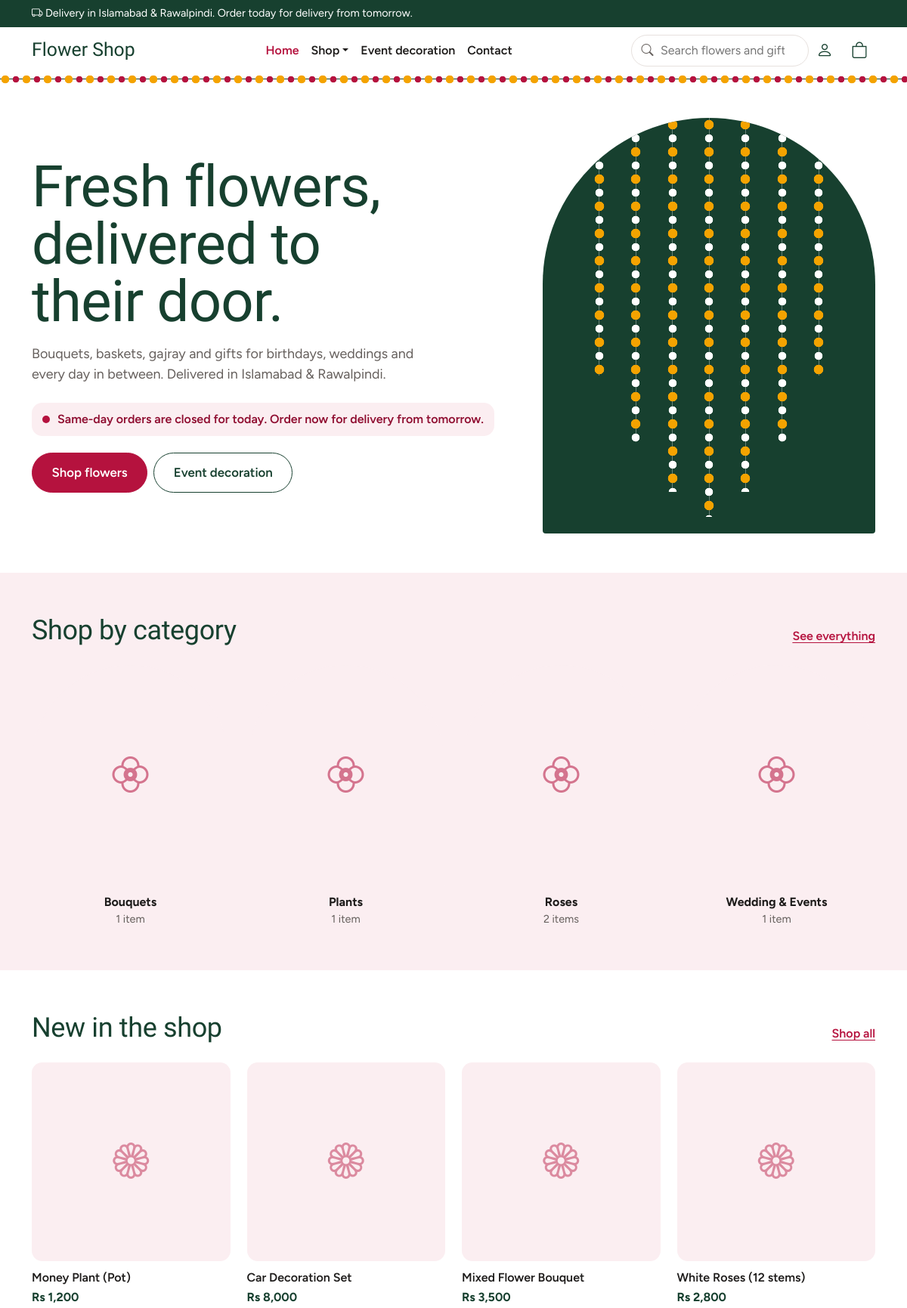
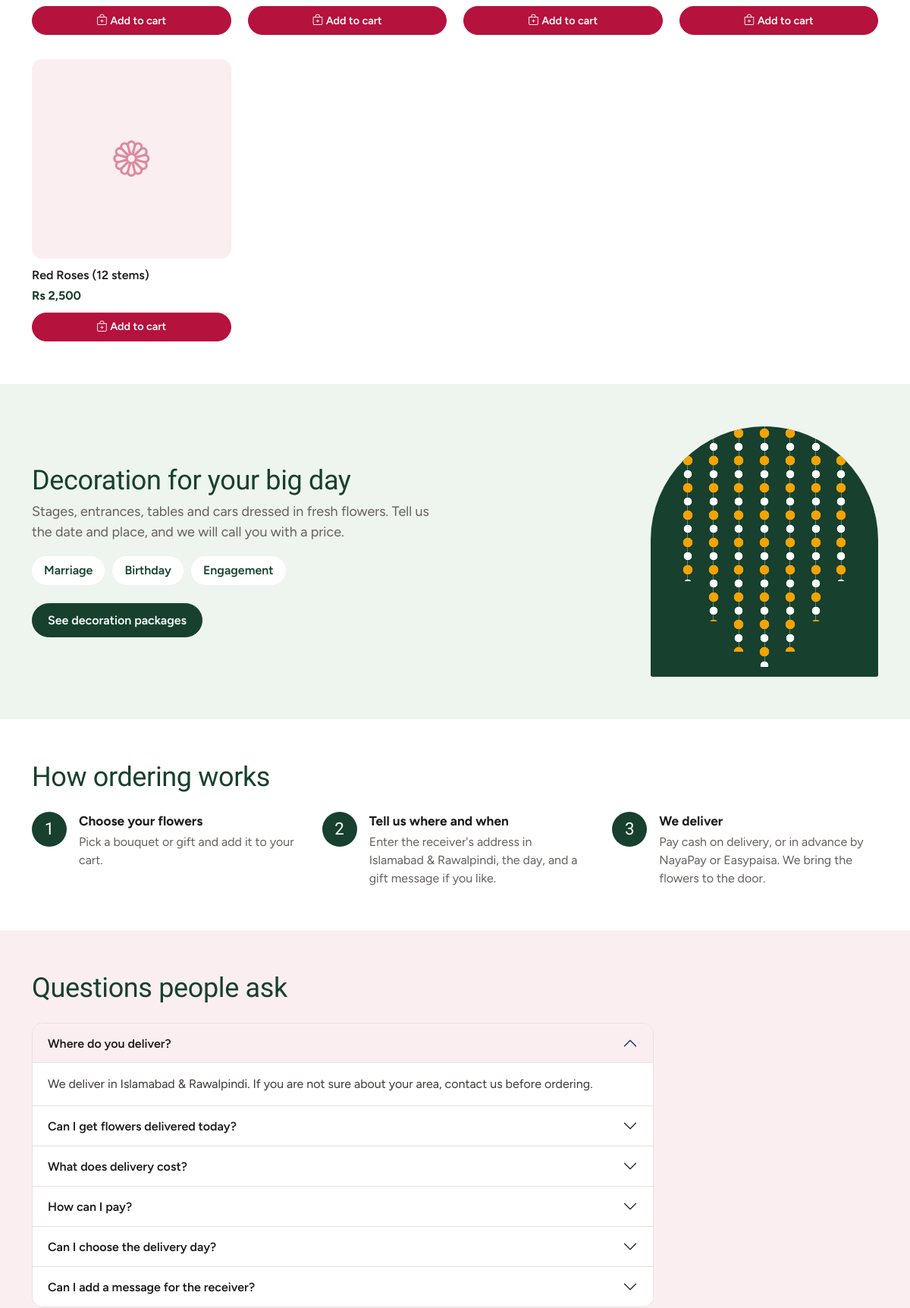
The page / (upper part) on the database its author committed (2 pictures, top to bottom).
### tables this page shows
CREATE TABLE categories (
  id         INT AUTO_INCREMENT PRIMARY KEY,
  name       VARCHAR(80) NOT NULL UNIQUE,
  is_active  TINYINT(1) NOT NULL DEFAULT 1,
  image      VARCHAR(255) NULL                   
);

CREATE TABLE flowers (
  id           INT AUTO_INCREMENT PRIMARY KEY,
  category_id  INT NULL,
  name         VARCHAR(120) NOT NULL,
  description  TEXT,
  price        DECIMAL(10,2) NOT NULL,            
  image        VARCHAR(255) NOT NULL,             
  stock        INT NOT NULL DEFAULT 0,
  same_day_available TINYINT(1) NOT NULL DEFAULT 1,  
  is_active    TINYINT(1) NOT NULL DEFAULT 1,     
  created_at   TIMESTAMP DEFAULT CURRENT_TIMESTAMP,
  old_price    DECIMAL(10,2) NULL,                
  is_featured  TINYINT(1) NOT NULL DEFAULT 0,     
  FOREIGN KEY (category_id) REFERENCES categories(id) ON DELETE SET NULL
);

### config/notify.php (called while the page is built, shortened)
<?php
function delivery_cities(array $settings): array
{
    $raw = $settings['delivery_cities'] ?? 'Islamabad, Rawalpindi';
    return array_values(array_filter(array_map('trim', explode(',', $raw))));
}

### config/orders.php (called while the page is built, shortened)
<?php
function same_day_cities(array $settings): array
{
    return array_values(array_filter(array_map('trim', explode(',', $settings['same_day_cities'] ?? ''))));
}

### site/_init.php (the view, shortened to what this page needs)
<?php
require_once __DIR__ . '/../config/notify.php';
require_once __DIR__ . '/../config/orders.php';
function e($value): string
{
    return htmlspecialchars((string) $value, ENT_QUOTES, 'UTF-8');
}
function rs($amount): string
{
    return 'Rs ' . number_format((float) $amount);
}
function url(string $path = ''): string
{
    return BASE_PATH . ltrim($path, '/');
}
function photo(?string $path): string
{
    return ($path && is_file(__DIR__ . '/../' . $path)) ? url($path) : '';
}
function shop_categories(PDO $pdo): array
{
    static $cats = null;
    if ($cats === null) {
        $cats = $pdo->query(
            "SELECT c.*, (SELECT COUNT(*) FROM flowers f WHERE f.category_id = c.id AND f.is_active = 1) AS item_count
             FROM categories c WHERE c.is_active = 1 ORDER BY c.name"
        )->fetchAll();
    }
    return $cats;
}
function same_day_status(array $settings): array
{
    $cutoff = $settings['same_day_cutoff_time'] ?? '14:00';
    $left   = (int) floor((strtotime(date('Y-m-d') . ' ' . $cutoff) - time()) / 60);
    return [
        'open'         => $left > 0,
        'minutes_left' => max(0, $left),
        'cutoff_label' => date('g:i A', strtotime($cutoff)),
        'cities'       => same_day_cities($settings),
    ];
}
function product_card(array $f): string
{
    $img   = photo($f['image']);
    $link  = url('product.php?id=' . (int) $f['id']);
    $old   = (float) ($f['old_price'] ?? 0);
    $price = (float) $f['price'];
    $sale  = $old > $price;
    $out   = (int) $f['stock'] < 1;
    ob_start(); ?>
    <article class="product">
      <a class="product-photo" href="<?= $link ?>" aria-label="<?= e($f['name']) ?>">
        <?php if ($img): ?>
          <img src="<?= e($img) ?>" alt="<?= e($f['name']) ?>" loading="lazy">
        <?php else: ?>
          <span class="no-photo"><i class="bi bi-flower1"></i></span>
        <?php endif; ?>
      </a>
      <h3 class="product-name"><a href="<?= $link ?>"><?= e($f['name']) ?></a></h3>
      <p class="product-price">
        <span class="now"><?= rs($price) ?></span>
      </p>
      <?php if ($out): ?>
        <a class="btn btn-outline-leaf btn-sm w-100" href="<?= $link ?>">View details</a>
      <?php else: ?>
        <form method="post" action="<?= url('cart.php') ?>">
          <button class="btn btn-rose btn-sm w-100"><i class="bi bi-bag-plus"></i> Add to cart</button>
        </form>
      <?php endif; ?>
    </article>
    <?php
    return ob_get_clean();
}

### index.php (shortened to what this page needs)
<?php
require __DIR__ . '/site/_init.php';
$cats = array_slice(shop_categories($pdo), 0, 8);
$featured = $pdo->query(
    "SELECT * FROM flowers WHERE is_active = 1 AND is_featured = 1 ORDER BY (stock > 0) DESC, id DESC LIMIT 8"
)->fetchAll();
$featured_title = 'Top selling';
if (!$featured) {
    $featured = $pdo->query("SELECT * FROM flowers WHERE is_active = 1 ORDER BY (stock > 0) DESC, id DESC LIMIT 8")->fetchAll();
    $featured_title = 'New in the shop';
}
$event_types = $pdo->query("SELECT name FROM event_types WHERE is_active = 1 ORDER BY id")->fetchAll(PDO::FETCH_COLUMN);
$sd          = same_day_status($settings);
$cities      = delivery_cities($settings);
$cities_text = implode(' & ', $cities);
$hero_title  = trim($settings['hero_title'] ?? '') ?: 'Fresh flowers, delivered to their door.';
$hero_text   = trim($settings['hero_text'] ?? '')
             ?: "Bouquets, baskets, gajray and gifts for birthdays, weddings and every day in between. Delivered in $cities_text.";
$hero_image  = photo($settings['hero_image'] ?? '');
require __DIR__ . '/site/_header.php';
?>
<section class="hero">
  <div class="container">
    <div class="row align-items-center">
      <div class="col-lg-7">
        <h1><?= e($hero_title) ?></h1>
        <p class="hero-text"><?= e($hero_text) ?></p>
        <?php if ($sd['open'] && $sd['cities']): ?>
          <p class="today" data-minutes-left="<?= (int) $sd['minutes_left'] ?>">
            <span class="dot"></span>
            <span>Order within <b data-countdown><?= floor($sd['minutes_left'] / 60) ?> h <?= $sd['minutes_left'] % 60 ?> min</b> for delivery today</span>
          </p>
        <?php else: ?>
          <p class="today closed">
            <span class="dot"></span>
            <span>Same-day orders are closed for today. Order now for delivery from tomorrow.</span>
          </p>
        <?php endif; ?>
        <div class="d-flex flex-wrap gap-2">
          <a class="btn btn-rose btn-lg" href="<?= url('shop.php') ?>">Shop flowers</a>
          <a class="btn btn-outline-leaf btn-lg" href="<?= url('events.php') ?>">Event decoration</a>
        </div>
      </div>
      <div class="col-lg-5">
        <div class="arch">
          <?php if ($hero_image): ?>
            <img src="<?= e($hero_image) ?>" alt="Flowers by <?= e($shop_name) ?>">
          <?php else: ?>
            <div class="larian" aria-hidden="true"><span></span><span></span><span></span><span></span><span></span><span></span><span></span></div>
          <?php endif; ?>
        </div>
      </div>
    </div>
  </div>
</section>
<?php if ($cats): ?>
<section class="section section-tint">
  <div class="container">
    <div class="section-head">
      <div><h2>Shop by category</h2></div>
      <a class="more-link" href="<?= url('shop.php') ?>">See everything</a>
    </div>
    <div class="cats">
      <?php foreach ($cats as $c): $img = photo($c['image'] ?? ''); ?>
        <a class="cat" href="<?= url('shop.php?cat=' . (int) $c['id']) ?>">
          <span class="arch">
            <?php if ($img): ?><img src="<?= e($img) ?>" alt="" loading="lazy"><?php else: ?><i class="bi bi-flower2"></i><?php endif; ?>
          </span>
          <span class="cat-name"><?= e($c['name']) ?></span>
          <span class="cat-count"><?= (int) $c['item_count'] ?> <?= (int) $c['item_count'] === 1 ? 'item' : 'items' ?></span>
        </a>
      <?php endforeach; ?>
    </div>
  </div>
</section>
<?php endif; ?>
<?php if ($featured): ?>
<section class="section">
  <div class="container">
    <div class="section-head">
      <div><h2><?= e($featured_title) ?></h2></div>
      <a class="more-link" href="<?= url('shop.php') ?>">Shop all</a>
    </div>
    <div class="products">
      <?php foreach ($featured as $f) echo product_card($f); ?>
    </div>
  </div>
</section>
<?php endif; ?>
<section class="section section-mist">
  <div class="container">
    <div class="row align-items-center gy-4">
      <div class="col-lg-7">
        <h2>Decoration for your big day</h2>
        <p class="hero-text mt-2 mb-0">Stages, entrances, tables and cars dressed in fresh flowers. Tell us the date and place, and we will call you with a price.</p>
        <?php if ($event_types): ?>
          <ul class="event-types">
            <?php foreach ($event_types as $t): ?><li><?= e($t) ?></li><?php endforeach; ?>
          </ul>
        <?php else: ?>
          <div class="mb-4"></div>
        <?php endif; ?>
        <a class="btn btn-leaf" href="<?= url('events.php') ?>">See decoration packages</a>
      </div>
      <div class="col-lg-5 d-none d-lg-block">
        <div class="arch" style="max-width:300px;margin-left:auto;aspect-ratio:1/1.1">
          <div class="larian" aria-hidden="true"><span></span><span></span><span></span><span></span><span></span><span></span><span></span></div>
        </div>
      </div>
    </div>
  </div>
</section>
<section class="section">
  <div class="container">
    <div class="section-head"><div><h2>How ordering works</h2></div></div>
    <ol class="steps">
      <li><strong>Choose your flowers</strong><span>Pick a bouquet or gift and add it to your cart.</span></li>
      <li><strong>Tell us where and when</strong><span>Enter the receiver's address in <?= e($cities_text) ?>, the day, and a gift message if you like.</span></li>
      <li><strong>We deliver</strong><span>Pay <?= ($settings['cod_enabled'] ?? '1') === '1' ? 'cash on delivery, or in advance' : 'in advance' ?> by NayaPay or Easypaisa. We bring the flowers to the door.</span></li>
    </ol>
  </div>
</section>
<section class="section section-tint">
  <div class="container">
    <div class="section-head"><div><h2>Questions people ask</h2></div></div>
    <div class="accordion" id="faq">
      <?php
      $faqs = [
          ['Where do you deliver?',
           "We deliver in $cities_text. If you are not sure about your area, contact us before ordering."],
          ['Can I get flowers delivered today?',
           $sd['cities']
             ? 'Yes. Order before ' . $sd['cutoff_label'] . ' and choose same-day delivery at checkout. It is available in '
               . implode(' & ', $sd['cities']) . '. A few items need a day\'s notice; the product page tells you.'
             : 'Same-day delivery is not available right now. You can order for tomorrow or any day in the next 30 days.'],
          ['What does delivery cost?',
           'Standard delivery is ' . rs($settings['standard_delivery_charge'] ?? 0) . ' and same-day delivery is '
           . rs($settings['same_day_delivery_charge'] ?? 0) . '. You see the total before you place the order.'],
          ['How can I pay?',
           (($settings['cod_enabled'] ?? '1') === '1' ? 'Pay cash when the flowers arrive, or pay' : 'Pay')
           . ' in advance by NayaPay or Easypaisa. For advance payment you send the amount, then enter the Transaction ID and upload a screenshot on your order page.'],
          ['Can I choose the delivery day?',
           'Yes. At checkout you can pick any day from tomorrow up to 30 days ahead.'],
          ['Can I add a message for the receiver?',
           'Yes. Write your gift message at checkout and we will put it on a card with the flowers.'],
      ];
      foreach ($faqs as $i => [$q, $a]): ?>
        <div class="accordion-item">
          <h3 class="accordion-header">
            <button class="accordion-button <?= $i ? 'collapsed' : '' ?>" type="button" data-bs-toggle="collapse" data-bs-target="#faq<?= $i ?>" aria-expanded="<?= $i ? 'false' : 'true' ?>" aria-controls="faq<?= $i ?>"><?= e($q) ?></button>
          </h3>
          <div id="faq<?= $i ?>" class="accordion-collapse collapse <?= $i ? '' : 'show' ?>" data-bs-parent="#faq">
            <div class="accordion-body"><?= e($a) ?></div>
          </div>
        </div>
      <?php endforeach; ?>
    </div>
  </div>
</section>
<?php require __DIR__ . '/site/_footer.php'; ?>

### rows shown on the page
categories: name "Bouquets", item_count "1"
categories: name "Plants", item_count "1"
categories: name "Roses", item_count "2", shows "items"
categories: name "Wedding & Events", item_count "1"
flowers: name "Money Plant (Pot)", price "Rs 1,200"
flowers: name "Car Decoration Set", price "Rs 8,000"
flowers: name "Mixed Flower Bouquet", price "Rs 3,500"
flowers: name "White Roses (12 stems)", price "Rs 2,800"
flowers: name "Red Roses (12 stems)", price "Rs 2,500"

### other values the page prints
$h_cities "Islamabad & Rawalpindi"
$shop_name "Flower Shop"
$hero_title "Fresh flowers, delivered to their door."
$hero_text "Bouquets, baskets, gajray and gifts for birthdays, weddings and every day in between. Delivered in Islamabad & Rawalpindi."
$featured_title "New in the shop"
$t "Marriage"
$t "Birthday"
$t "Engagement"
$cities_text "Islamabad & Rawalpindi"
$q "Where do you deliver?"
$a "We deliver in Islamabad & Rawalpindi. If you are not sure about your area, contact us before ordering."
$q "Can I get flowers delivered today?"
$q "What does delivery cost?"
$q "How can I pay?"
$q "Can I choose the delivery day?"
